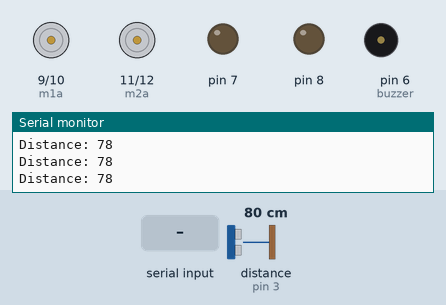
Bench run of a sketch on a simulated Arduino Uno, built with avr-gcc and run on an emulated ATmega328P. Parts: motor-driver pin pairs drawn as motors (green arrow = first pin HIGH = forward, orange = second pin HIGH = backward, longer = more drive), output pins drawn as LEDs (lit = HIGH), buzzer (waves = sounding), the last lines printed to the serial monitor. Wiring (inferred from the names in the program): ultrasonic range finder: trigger pin 2; echo pin 3. Dashed ring = blinking. Inputs (shaded band) come from the test bench; at power-on: distance to the obstacle (sensor on pin 3) 80 cm. The echo pulse lasts 58.3 µs per cm; pins used as bus, display or sensor lines are not drawn.

Above: at 1.2 s.
1.3 s: "B" received over Serial
At 1.51 s:
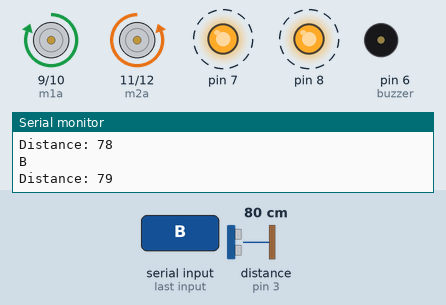
4.3 s: byte 87 ('W') received over Serial
At 5.4 s:
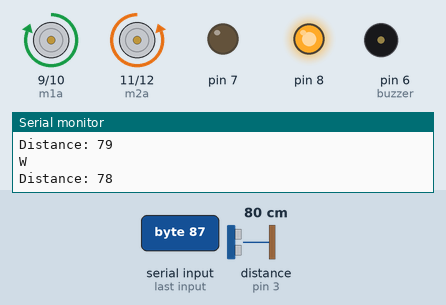
5.8 s: distance to the obstacle (sensor on pin 3) set to 23 cm
7.5 s: distance to the obstacle (sensor on pin 3) set to 18 cm
At 9.02 s:
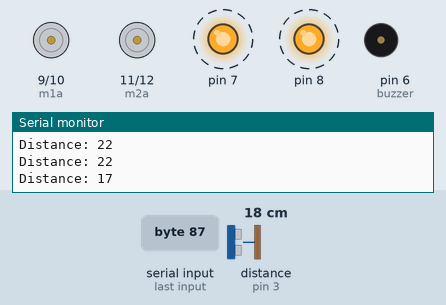
10.5 s: distance to the obstacle (sensor on pin 3) set to 35 cm
At 11.6 s:
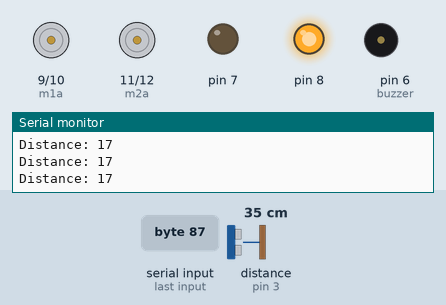
12.3 s: "F" received over Serial
At 13.3 s:
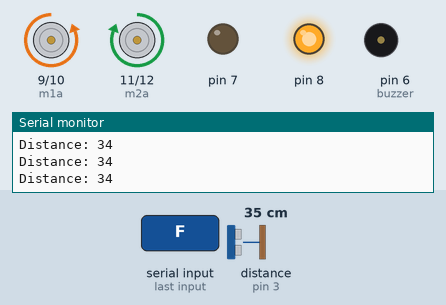
Timing chart, 0 to 15.3 s (numbered marks = the images above; inputs shaded):
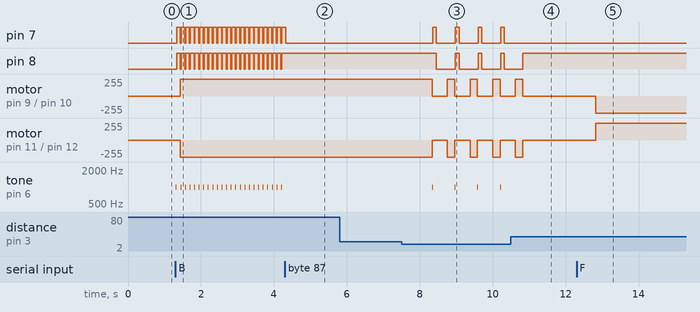

Measured:
- the behaviour switches between 21 and 20 cm on distance to the obstacle (sensor on pin 3) (found by bisection; images 2 and 3)
- after the input at 1.3 s, pin 7, pin 8: alternates HIGH for 0.10 s and LOW for 0.03 s, starting at once; motor on pin 9 (m1a) / pin 10 (m1b): stopped → forward 255/255 after 0.13 s; motor on pin 11 (m2a) / pin 12 (m2b): stopped → backward 255/255 after 0.13 s; tone on pin 6 (buzzer): alternates 1000 Hz for 0.01 s and silent for 0.12 s, starting at once
- after the input at 4.3 s, pin 7: goes on until 4.3 s, then stays LOW; pin 8: stops changing and stays HIGH; tone on pin 6 (buzzer): stops changing and stays silent
- after the input at 7.5 s, pin 7: alternates HIGH for 0.10 s and LOW for 0.52 s, starting after 0.86 s; pin 8: alternates HIGH for 0.10 s and LOW for 0.52 s, starting after 0.96 s
- after the input at 10.5 s, pin 7: stops changing and stays LOW; pin 8: goes on until 10.8 s, then stays HIGH; motor on pin 9 (m1a) / pin 10 (m1b), motor on pin 11 (m2a) / pin 12 (m2b): goes on until 10.8 s, then stays stopped; tone on pin 6 (buzzer): stops changing and stays silent
- after the input at 12.3 s, motor on pin 9 (m1a) / pin 10 (m1b): stopped → backward 255/255 after 0.53 s; motor on pin 11 (m2a) / pin 12 (m2b): stopped → forward 255/255 after 0.53 s

The sketch:

RC_CAR_V1.ino
```cpp
#define echoPin 3
#define trigPin 2

int m1a = 9;  //back the two right wheels
int m1b = 10; //forward the two right wheels
int m2a = 11; //forward the two left wheels
int m2b = 12; //back the two left wheels
long duration;
int distance;
char val;
const int buzzer = 6; //buzzer to arduino pin 6

void setup()
{
pinMode(7, OUTPUT);
pinMode(8, OUTPUT);
pinMode(buzzer, OUTPUT); // Set buzzer - pin 6 as an output
pinMode(m1a, OUTPUT);  // Digital pin 9 set as output Pin
pinMode(m1b, OUTPUT);  // Digital pin 10 set as output Pin
pinMode(m2a, OUTPUT);  // Digital pin 11 set as output Pin
pinMode(m2b, OUTPUT);  // Digital pin 12 set as output Pin
pinMode(trigPin, OUTPUT); // Sets the trigPin as an Output
pinMode(echoPin, INPUT); // Sets the echoPin as an Input
Serial.begin(9600);
}

void loop()
{
  while (Serial.available() > 0)
  {
  val = Serial.read();
  Serial.println(val);
  }
  // Clears the trigPin
digitalWrite(trigPin, LOW);
delayMicroseconds(2);
// Sets the trigPin on HIGH state for 10 micro seconds
digitalWrite(trigPin, HIGH);
delayMicroseconds(10);
digitalWrite(trigPin, LOW);
// Reads the echoPin, returns the sound wave travel time in microseconds
duration = pulseIn(echoPin, HIGH);
// Calculating the distance
distance= duration*0.034;
distance/=2;

if (distance < 20)
{
do{
digitalWrite(m1a, LOW);
digitalWrite(m1b, LOW);
digitalWrite(m2a, LOW);
digitalWrite(m2b, LOW);

  tone(buzzer, 1000); // Send 1KHz sound signal...
  delay(10);          // ...for 1 sec
  noTone(buzzer);     // Stop sound...
  delay(10);          // ...for 1sec
      digitalWrite(7, HIGH);
      digitalWrite(8, HIGH);    // turn the LED on (HIGH is the voltage level)
      delay(100);               // wait for a second
      digitalWrite(7, LOW);
      digitalWrite(8, LOW);     // turn the LED off by making the voltage LOW
      delay(100);               // wait for a second

  delay(200);
   digitalWrite(m1a, HIGH);       //right wheel back
    digitalWrite(m1b, LOW);       //right wheel forward
    digitalWrite(m2a, LOW);       //left wheel forward
    digitalWrite(m2b, HIGH);      //left wheel back
    delay(200);
   digitalWrite(m1a, LOW);
   digitalWrite(m1b, LOW);
   digitalWrite(m2a, LOW);
   digitalWrite(m2b, LOW);
    break;

}while(distance < 20);

}
else
{


  if( val == 'F') // Forward
    {
      digitalWrite(m1a, LOW);
      digitalWrite(m1b, HIGH);
      digitalWrite(m2a, HIGH);
      digitalWrite(m2b, LOW);
      digitalWrite(8, HIGH);
    }
  else if(val == 'B') // Backward
    {

      tone(buzzer, 1000);    // Send 1KHz sound signal...
        delay(10);            // ...for 1 sec
        noTone(buzzer);        // Stop sound...
        delay(10);              // ...for 1sec
      digitalWrite(7, HIGH);
      digitalWrite(8, HIGH);    // turn the LED on (HIGH is the voltage level)
      delay(100);               // wait for a second
      digitalWrite(7, LOW);
      digitalWrite(8, LOW);     // turn the LED off by making the voltage LOW // wait for a second
      digitalWrite(m1a, HIGH);  //right wheel back
      digitalWrite(m1b, LOW);   //right wheel forward
      digitalWrite(m2a, LOW);   //left wheel forward
      digitalWrite(m2b, HIGH);  //left wheel back
    }

    else if(val == 'L') //Left
    {
      digitalWrite(8, LOW);
    digitalWrite(m1a, LOW);
    digitalWrite(m1b, HIGH);
    digitalWrite(m2a, LOW);
    digitalWrite(m2b, HIGH);
    }

    else if(val == 'R') //Right
    {
      digitalWrite(8, LOW);
    digitalWrite(m1a, HIGH);  //right wheel back
    digitalWrite(m1b, LOW);   //right wheel forward
    digitalWrite(m2a, HIGH);  //left wheel forward
    digitalWrite(m2b, LOW);   //left wheel back
    }

   else if(val == 'S') //Stop
    {
    digitalWrite(m1a, LOW);
    digitalWrite(m1b, LOW);
    digitalWrite(m2a, LOW);
    digitalWrite(m2b, LOW);
    }

  else if(val == 'I') //Forward Right
    {
    digitalWrite(m1a, LOW);
    digitalWrite(m1b, LOW);
    digitalWrite(m2a, HIGH);
    digitalWrite(m2b, LOW);
    }

  else if(val == 'J') //Backward Right
    {
    digitalWrite(m1a, LOW);
    digitalWrite(m1b, LOW);
    digitalWrite(m2a, LOW);
    digitalWrite(m2b, HIGH);
    }

   else if(val == 'G') //Forward Left
    {
    digitalWrite(m1a, LOW);
    digitalWrite(m1b, HIGH);
    digitalWrite(m2a, LOW);
    digitalWrite(m2b, LOW);
    }

   else if(val == 'H') //Backward Left
    {
    digitalWrite(m1a, HIGH);
    digitalWrite(m1b, LOW);
    digitalWrite(m2a, LOW);
    digitalWrite(m2b, LOW);
    }

    else if(val == 'U')
    {
        digitalWrite(7, HIGH); // turn the LED on (HIGH is the voltage level)
        delay(1000);
    }

    else if (val == 'u')
    {
        digitalWrite(7, LOW); // turn the LED on (HIGH is the voltage level)
        delay(1000);
    }

    else if(val == 'W')
    {
        digitalWrite(8, HIGH); // turn the LED on (HIGH is the voltage level)
        delay(1000);
    }

    else if (val == 'w')
    {
        digitalWrite(8, LOW); // turn the LED on (HIGH is the voltage level)
        delay(1000);
    }

    else if(val == 'V')
    {
        tone(buzzer, 1000); // Send 1KHz sound signal...
        delay(1000);
    }

    else if (val == 'v')
    {
        noTone(buzzer);
        delay(1000);
    }


// Prints the distance on the Serial Monitor
}
Serial.print("Distance: ");
Serial.println(distance);

}
```
